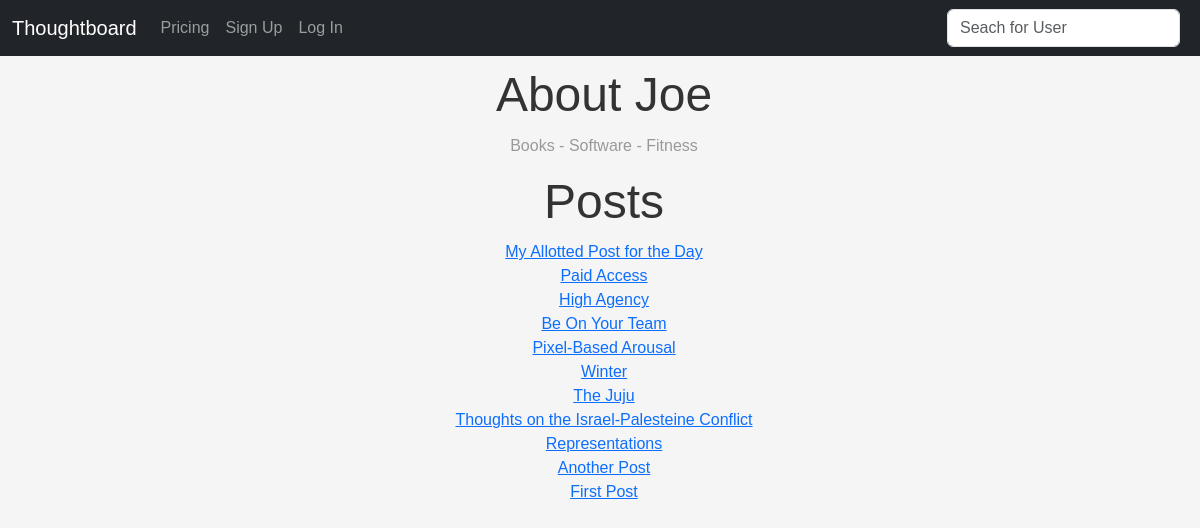
/home/joemonem, run on the app's committed database.
### theblog/models.py (models this page shows, shortened)
class Profile(models.Model):
    user = models.ForeignKey(User, on_delete=models.CASCADE)
    bio = models.TextField(blank=True, max_length=1000)
    paymentDate = models.IntegerField(default=0)
    following = models.ManyToManyField(User, related_name="following", default=list())
    last_posted = models.IntegerField(default=0)

class Post(models.Model):
    title = models.CharField(max_length=255)
    author = models.ForeignKey(User, on_delete=models.CASCADE)
    body = RichTextField(blank=True, null=True)
    published_date = models.DateField(default=timezone.now)

### theblog/views.py (the view)
# urls.py: path("home/<str:pk>", HomeView.as_view(), name="home"),
class HomeView(ListView):
    model = Post
    template_name = "home.html"
    context_object_name = "posts"
    paginate_by = 5  # Adjust the number of posts per page as needed
    def get_context_data(self, **kwargs):
        context = super().get_context_data(**kwargs)
        username = self.kwargs["pk"]
        user_object = get_object_or_404(User, username=username)
        user_profile = get_object_or_404(Profile, user=user_object)
        user_posts = Post.objects.filter(author=user_object)
        following_users = user_profile.following.exclude(username=username)
        following_posts = []
        for profile in following_users:
            following_user_posts = Post.objects.filter(author=profile)
            following_posts.extend(following_user_posts)
        following_posts.sort(key=lambda post: post.id)
        context["user_object"] = user_object
        context["user_profile"] = user_profile
        context["user_posts"] = user_posts
        context["following_posts"] = following_posts
        if self.request.user.is_authenticated:
            current_user_profile = get_object_or_404(Profile, user=self.request.user)
            is_following = current_user_profile.following.filter(
                username=username
            ).exists()
            context["is_following"] = is_following
        return context

### theblog/templates/home.html (shortened to what this page needs)
{% extends 'base.html' %}
{%block content %}
{%if user_profile.bio%}
<div style="display: flex; align-items: center; margin: 0 auto; width: fit-content;">
    <h1>About {{user_profile.user.first_name}}</h1>
</div>
<p>{{user_profile.bio}}</p>
{%else%}
<h1>No Bio Yet</h1>
<p>You can visit Edit Profile in the Navbar to add one.</p>
{%endif%}
{% if user_posts%}
<h1>Posts</h1>
<ul>
    {% for post in user_posts reversed %}
    <li>
        <a href="{%url 'article-details' post.pk %}"> {{post.title}} </a>
        <br>
    </li>
    {% endfor %}
    {% else %}
    <h1>No Posts yet</h1>
    <p>Click on Add Post in the Navbar to create one.</p>
    {%endif%}
</ul>
{% endblock %}

### theblog/templates/home.html (style rules this page uses)
body { font-family: sans-serif; background-color: #f5f5f5; }
h1 { font-size: 3em; text-align: center; color: #333; margin-bottom: 10px; margin-top: 10px; }
p { font-size: 1em; text-align: center; color: #999; margin-bottom: 15px; }
ul { font-family: sans-serif; margin: 0; padding: 0; list-style: none; text-align: center; }

### data on the page
Profile: user.first_name "Joe", bio "Books - Software - Fitness"
Post: title "My Allotted Post for the Day"
Post: title "Paid Access"
Post: title "High Agency"
Post: title "Be On Your Team"
Post: title "Pixel-Based Arousal"
Post: title "Winter"
Post: title "The Juju"
Post: title "Thoughts on the Israel-Palesteine Conflict"
Post: title "Representations"
Post: title "Another Post"
Post: title "First Post"
